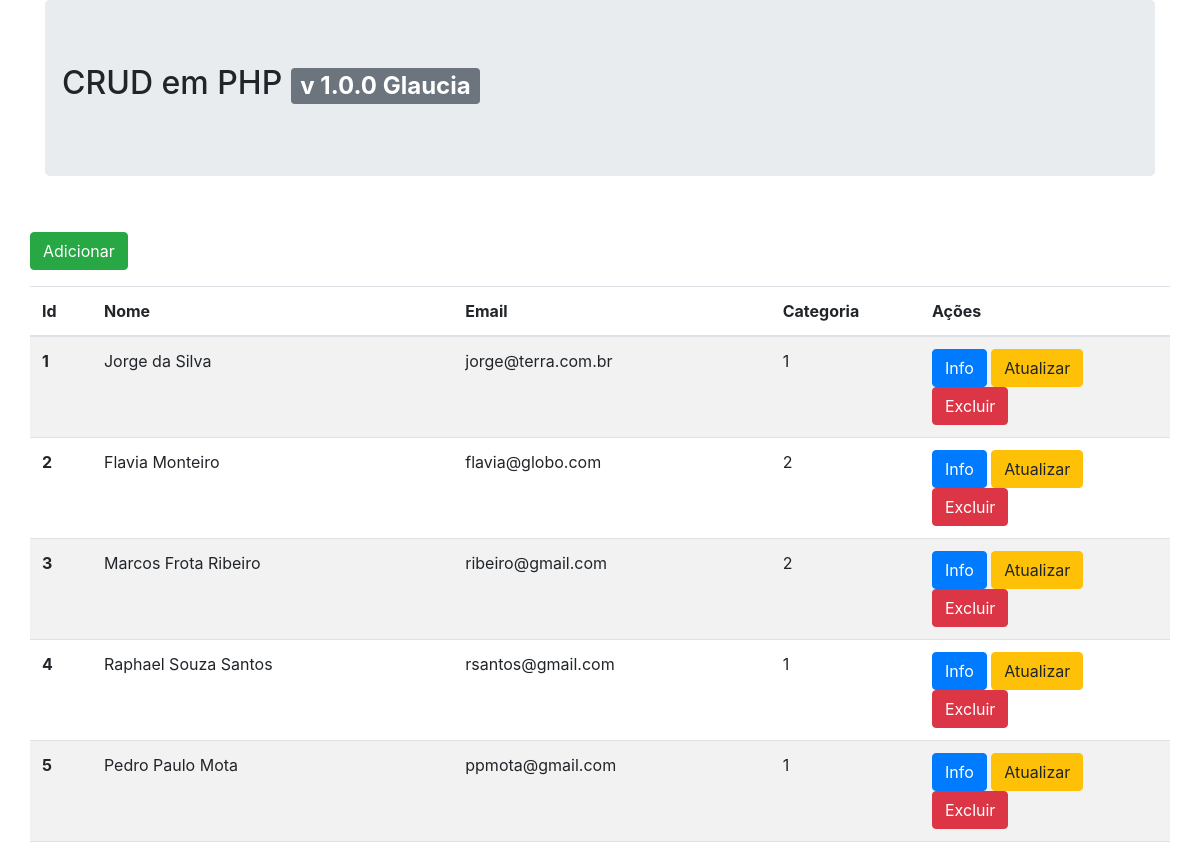
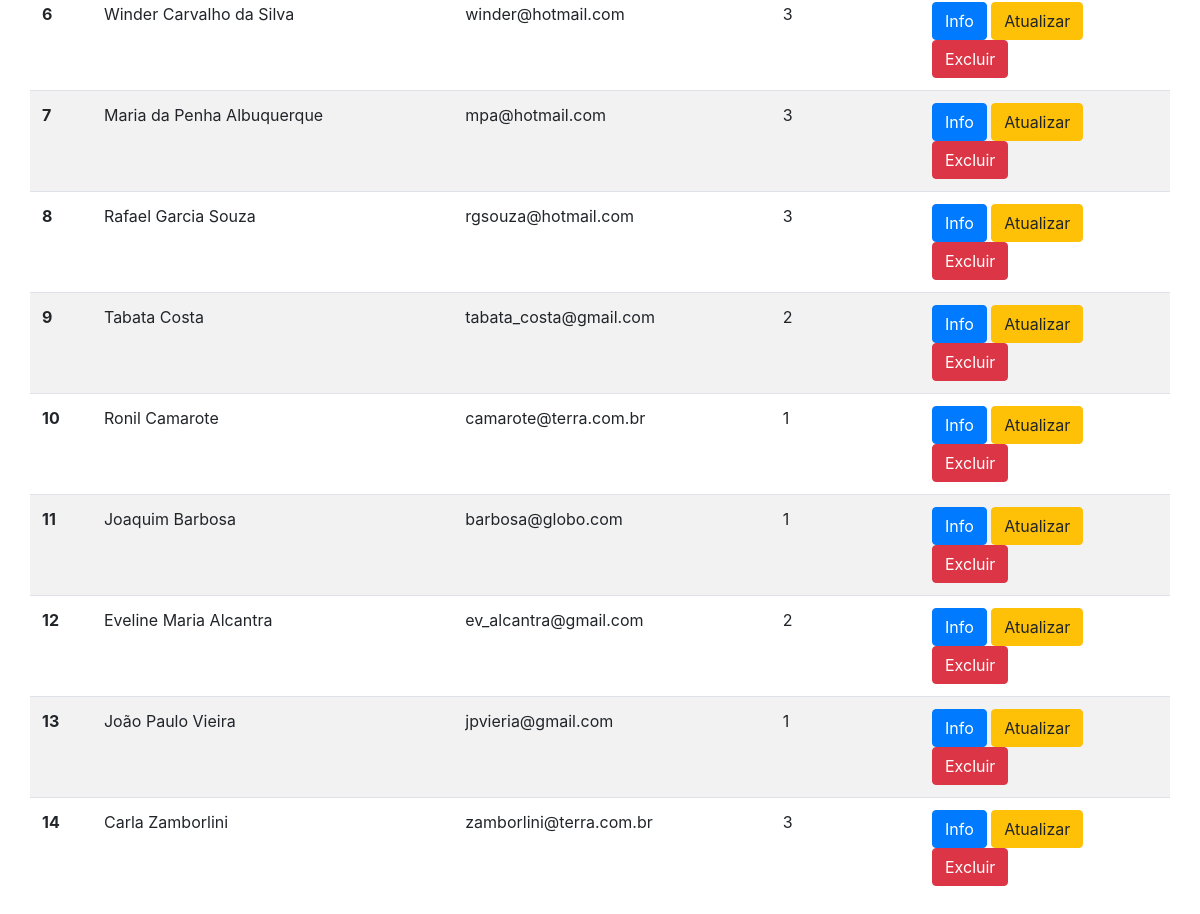
The page / on the database its author committed (2 pictures, top to bottom).
### tables this page shows
CREATE TABLE `pessoa` (
  `id` int(11) UNSIGNED NOT NULL,
  `nome` varchar(50) NOT NULL,
  `email` varchar(40) NOT NULL,
  `categoria` varchar(1) NOT NULL
);

### index.php (the view, shortened to what this page needs)
<!DOCTYPE html>
<html lang="pt-br">
<head>
    <link rel="stylesheet" href="assets/css/bootstrap.min.css">
</head>
<body>
        <div class="container">
          <div class="jumbotron">
            <div class="row">
                <h2>CRUD em PHP <span class="badge badge-secondary">v 1.0.0 Glaucia</span></h2>
            </div>
          </div>
            <div class="row">
                <p>
                    <a href="create.php" class="btn btn-success">Adicionar</a>
                </p>
                <table class="table table-striped">
                    <thead>
                        <tr>
                            <th scope="col">Id</th>
                            <th scope="col">Nome</th>
                            <th scope="col">Email</th>
                            <th scope="col">Categoria</th>
                            <th scope="col">Ações</th>
                        </tr>
                    </thead>
                    <tbody>
                        <?php
                        $pdo = Banco::conectar();
                        $sql = 'SELECT * FROM pessoa ORDER BY id ASC';
                        foreach($pdo->query($sql)as $row)
                        {
                            echo '<tr>';
			                      echo '<th scope="row">'. $row['id'] . '</th>';
                            echo '<td>'. $row['nome'] . '</td>';
                            echo '<td>'. $row['email'] . '</td>';
                            echo '<td>'. $row['categoria'] . '</td>';
                            echo '<td width=250>';
                            echo '<a class="btn btn-primary" href="read.php?id='.$row['id'].'">Info</a>';
                            echo '<a class="btn btn-warning" href="update.php?id='.$row['id'].'">Atualizar</a>';
                            echo '<a class="btn btn-danger" href="delete.php?id='.$row['id'].'">Excluir</a>';
                            echo '</td>';
                            echo '</tr>';
                        }
                        ?>
                    </tbody>
                </table>
            </div>
        </div>
</body>
</html>

### rows shown on the page
pessoa: id "1", nome "Jorge da Silva", email "jorge@terra.com.br", categoria "1"
pessoa: id "2", nome "Flavia Monteiro", email "flavia@globo.com", categoria "2"
pessoa: id "3", nome "Marcos Frota Ribeiro", email "ribeiro@gmail.com", categoria "2"
pessoa: id "4", nome "Raphael Souza Santos", email "rsantos@gmail.com", categoria "1"
pessoa: id "5", nome "Pedro Paulo Mota", email "ppmota@gmail.com", categoria "1"
pessoa: id "6", nome "Winder Carvalho da Silva", email "winder@hotmail.com", categoria "3"
pessoa: id "7", nome "Maria da Penha Albuquerque", email "mpa@hotmail.com", categoria "3"
pessoa: id "8", nome "Rafael Garcia Souza", email "rgsouza@hotmail.com", categoria "3"
pessoa: id "9", nome "Tabata Costa", email "tabata_costa@gmail.com", categoria "2"
pessoa: id "10", nome "Ronil Camarote", email "camarote@terra.com.br", categoria "1"
pessoa: id "11", nome "Joaquim Barbosa", email "barbosa@globo.com", categoria "1"
pessoa: id "12", nome "Eveline Maria Alcantra", email "ev_alcantra@gmail.com", categoria "2"
pessoa: id "13", nome "João Paulo Vieira", email "jpvieria@gmail.com", categoria "1"
pessoa: id "14", nome "Carla Zamborlini", email "zamborlini@terra.com.br", categoria "3"
